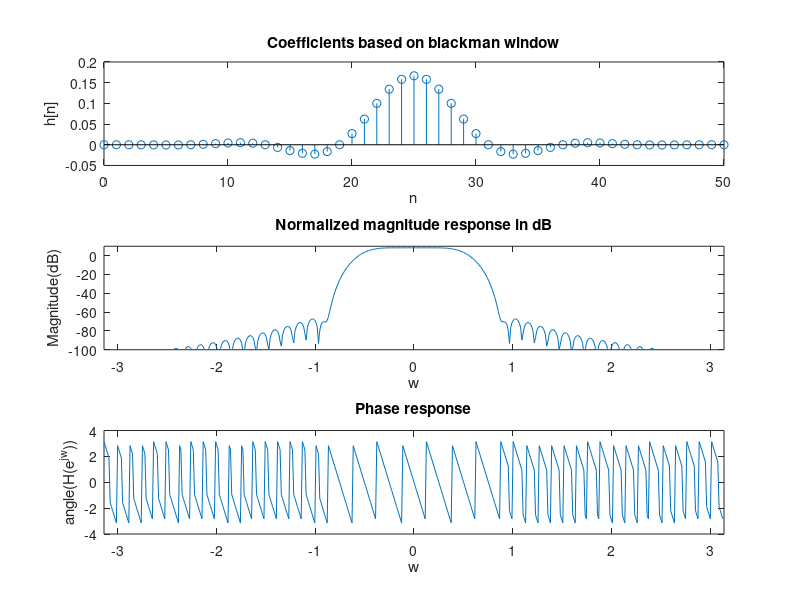

Reproduce this figure in MATLAB.
N=51;
w0 = pi/6;
n = 0:N-1;
M = (N-1)/2;
hdn = (sinc(w0*(n-M)/pi)*w0/pi);
wn = blackman(N)';
hn = hdn.*wn;

k = 500;
Hw = fft(hn,k);
Hw = fftshift(Hw);

subplot(3,1,1);
stem(n,hn);
xlabel("n");
ylabel("h[n]");
title("Coefficients based on blackman window");

idx = -pi:2*pi/k:pi-(2*pi/k);
subplot(3,1,2);
plot(idx,20*log10(abs(normalize(Hw))));
ylim([-100 10]);
xlim([-pi pi]);
xlabel("w");
ylabel("Magnitude(dB)");
title("Normalized magnitude response in dB");

subplot(3,1,3);
plot(idx,angle(Hw));
xlim([-pi pi]);
xlabel("w");
ylabel("angle(H(e^{jw}))");
title("Phase response");